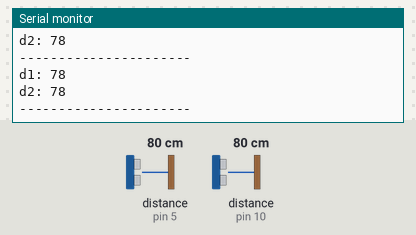
Simulated run of this sketch. Board: Arduino Uno, built with avr-gcc and run on an emulated ATmega328P. Shown: the last lines printed to the serial monitor. Wiring (inferred from the names in the program): 2 × ultrasonic range finder: trigger pin 6, echo pin 5 / trigger pin 9, echo pin 10. Inputs (shaded band) come from the test bench; at power-on: distance to the obstacle (sensors on pin 5, pin 10) 80 cm. The echo pulse lasts 58.3 µs per cm.

Above: at 1.2 s.
1.3 s: distance to the obstacle (sensor on pin 5) set to 2 cm
At 2.4 s:
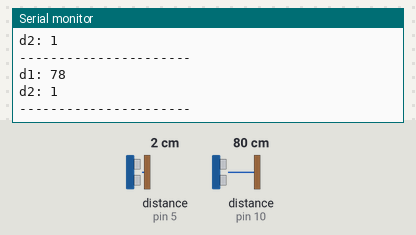
2.8 s: distance to the obstacle (sensor on pin 10) set to 2 cm
At 3.8 s:
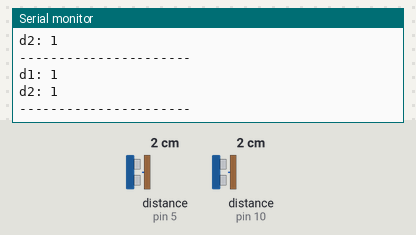
4.3 s: distance to the obstacle (sensor on pin 5) set to 18 cm
At 4.9 s:
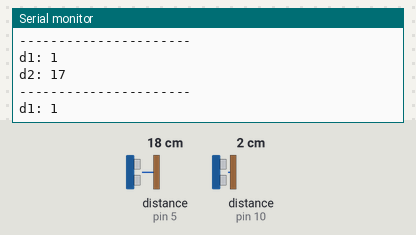
7.3 s: distance to the obstacle (sensor on pin 10) set to 4 cm
At 8.1 s:
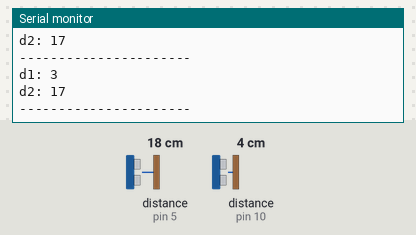
Timing chart, 0 to 10.3 s (numbered marks = the images above; inputs shaded):
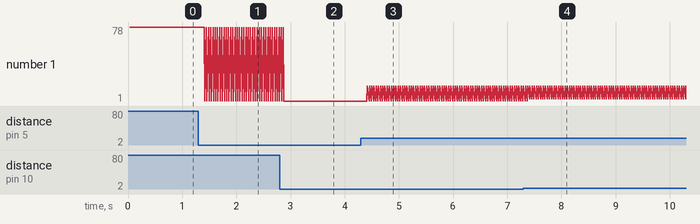

Measured:
- after the input at 1.3 s, the serial monitor: prints a new line after 0.12 s (image 1)
- after the input at 2.8 s, the serial monitor: prints a new line after 0.11 s (image 2)
- after the input at 4.3 s, the serial monitor: prints a new line after 0.12 s (image 3)
- after the input at 7.3 s, the serial monitor: prints a new line after 0.11 s (image 4)
- plotted number 1: 1 → 17 after the input at 4.3 s

The sketch:

DistanceSensorTest.ino
```cpp
    const int trigPinSensor1 = 9;
    const int echoPinSensor1 = 10;

    const int trigPinSensor2 = 6;
    const int echoPinSensor2 = 5;

    void setup() {
      Serial.begin(9600);
      initSensor(trigPinSensor1, echoPinSensor1);
      initSensor(trigPinSensor2, echoPinSensor2);
    }
    void loop() {

      int d1 = getDistanceFromSensor(trigPinSensor1, echoPinSensor1);
      int d2 = getDistanceFromSensor(trigPinSensor2, echoPinSensor2);

      Serial.println("----------------------");
      Serial.print("d1: ");
      Serial.println(d1);

      Serial.print("d2: ");
      Serial.println(d2);
    }

    void initSensor(int trigPin, int echoPin){
      pinMode(trigPin, OUTPUT);
      pinMode(echoPin, INPUT);
    }

    int getDistanceFromSensor(int trigPin, int echoPin){
      digitalWrite(trigPin, LOW);
      delayMicroseconds(2);

      digitalWrite(trigPin, HIGH);
      delayMicroseconds(10);
      digitalWrite(trigPin, LOW);

      long duration = pulseIn(echoPin, HIGH);

      int distance = duration*0.034/2;
      return distance;
    }
```
